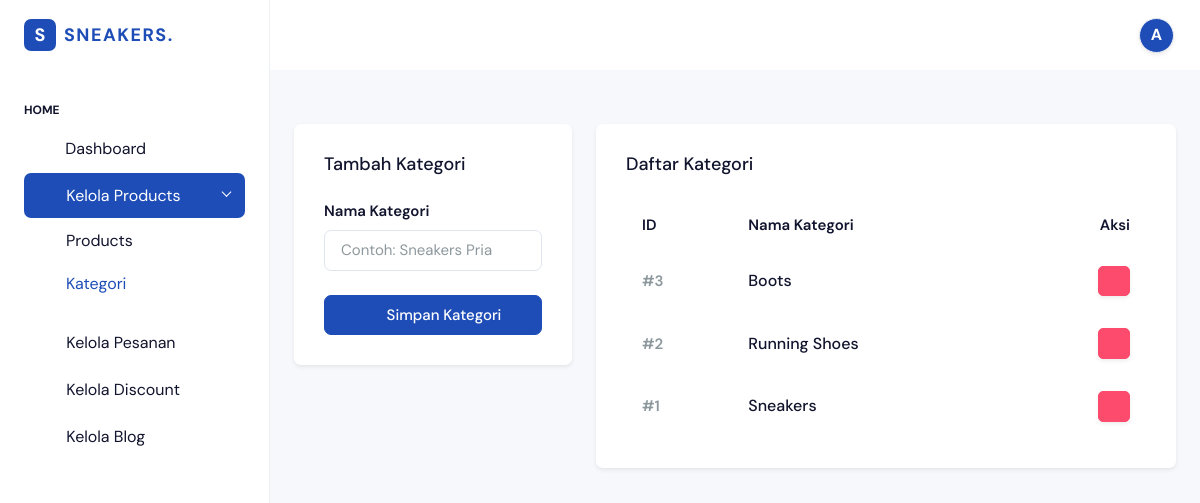
The app's page /admin/kelola_kategori.php (signed in) with its own data.
### tables this page shows
CREATE TABLE `categories` (
  `id` bigint(20) UNSIGNED NOT NULL,
  `name` varchar(255) NOT NULL,
  `slug` varchar(255) NOT NULL,
  `created_at` timestamp NULL DEFAULT NULL,
  `updated_at` timestamp NULL DEFAULT NULL
);

### admin/kelola_kategori.php (the view, shortened to what this page needs)
<?php
require '../koneksi.php';
$stmt_list = $pdo->query("SELECT * FROM categories ORDER BY id DESC");
$categories = $stmt_list->fetchAll(PDO::FETCH_ASSOC);
?>
<?php
include 'layouts/header.php';
include 'layouts/sidebar.php';
include 'layouts/navbar.php';
?>
<div class="row">
    <div class="col-lg-4">
        <div class="card w-100 shadow-sm border-0">
            <div class="card-body">
                <h4 class="card-title fw-bold mb-4">Tambah Kategori</h4>
                <form method="POST" action="">
                    <div class="mb-4">
                        <label class="form-label fw-semibold">Nama Kategori</label>
                        <input type="text" name="name" required placeholder="Contoh: Sneakers Pria" class="form-control">
                    </div>
                    <button type="submit" name="add_category" class="btn btn-primary w-100 fw-bold d-flex align-items-center justify-content-center gap-2">
                        <i class="ti ti-plus fs-5"></i> Simpan Kategori
                    </button>
                </form>
            </div>
        </div>
    </div>
    <div class="col-lg-8">
        <div class="card w-100 shadow-sm border-0">
            <div class="card-body">
                <h4 class="card-title fw-bold mb-4">Daftar Kategori</h4>
                <div class="table-responsive">
                    <table class="table mb-0 text-nowrap varient-table align-middle table-hover">
                        <thead class="text-dark fs-4 bg-light">
                            <tr>
                                <th scope="col" class="px-3 border-bottom-0"><h6 class="fw-semibold mb-0">ID</h6></th>
                                <th scope="col" class="px-0 border-bottom-0"><h6 class="fw-semibold mb-0">Nama Kategori</h6></th>
                                <th scope="col" class="px-3 border-bottom-0 text-end"><h6 class="fw-semibold mb-0">Aksi</h6></th>
                            </tr>
                        </thead>
                        <tbody>
                            <?php if (count($categories) > 0): ?>
                                <?php foreach ($categories as $c): ?>
                                    <tr>
                                        <td class="px-3 border-bottom-0">
                                            <h6 class="fw-semibold mb-0 text-muted">#<?= $c['id'] ?></h6>
                                        </td>
                                        <td class="px-0 border-bottom-0">
                                            <p class="mb-0 fw-bold text-dark fs-4"><?= htmlspecialchars($c['name']) ?></p>
                                        </td>
                                        <td class="px-3 border-bottom-0 text-end">
                                            <button type="button" class="btn btn-sm btn-danger shadow-sm" data-bs-toggle="modal" data-bs-target="#hapusKategoriModal<?= $c['id'] ?>" title="Hapus Kategori">
                                                <i class="ti ti-trash fs-5"></i>
                                            </button>
                                        </td>
                                    </tr>
                                <?php endforeach; ?>
                            <?php endif; ?>
                        </tbody>
                    </table>
                </div>
            </div>
        </div>
    </div>
</div>
<?php
include 'layouts/footer.php';
?>

### records on screen
categories: id "3", name "Boots"
categories: id "2", name "Running Shoes"
categories: id "1", name "Sneakers"

### other values on screen
substr($_SESSION['admin_name'] ?? 'A', 0, 1) "A"
